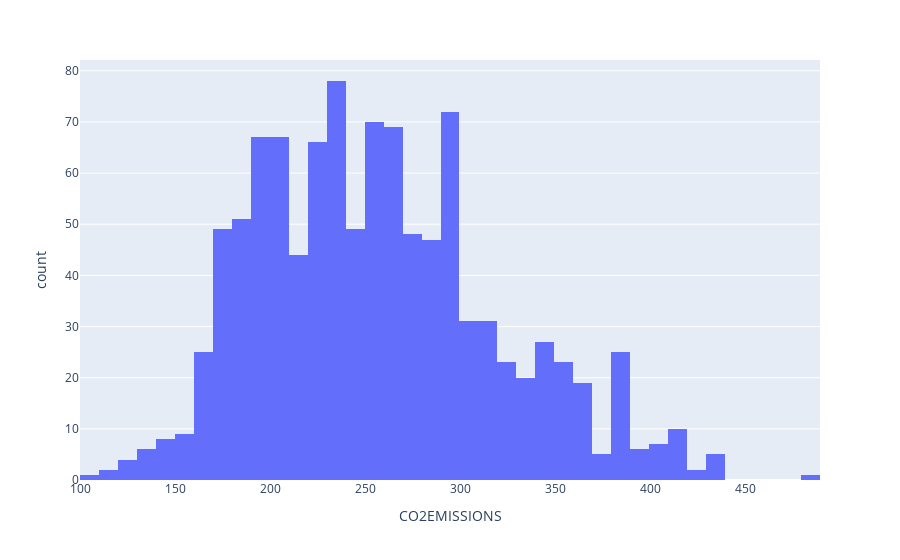
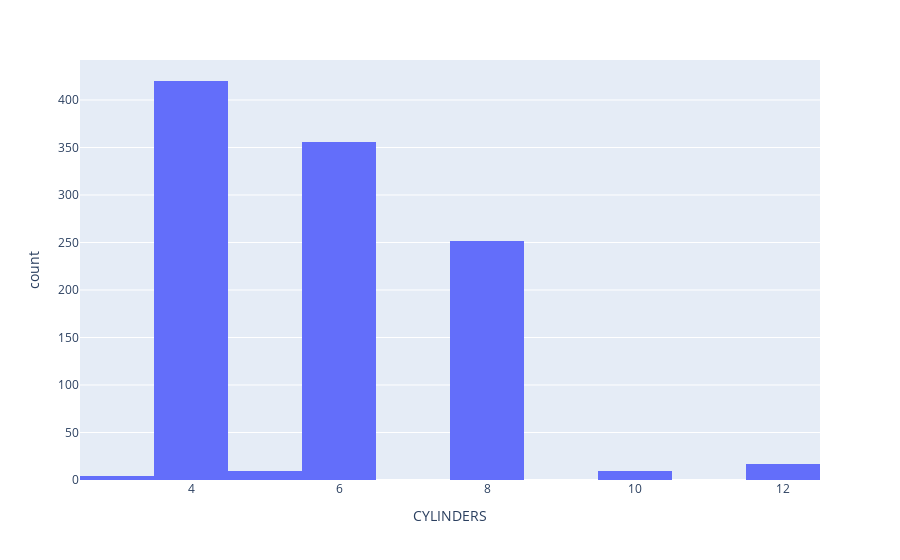
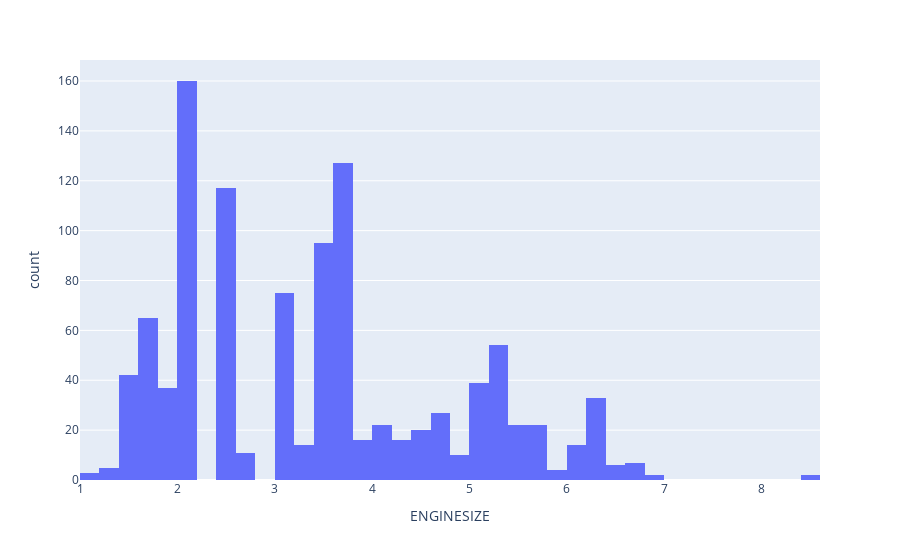
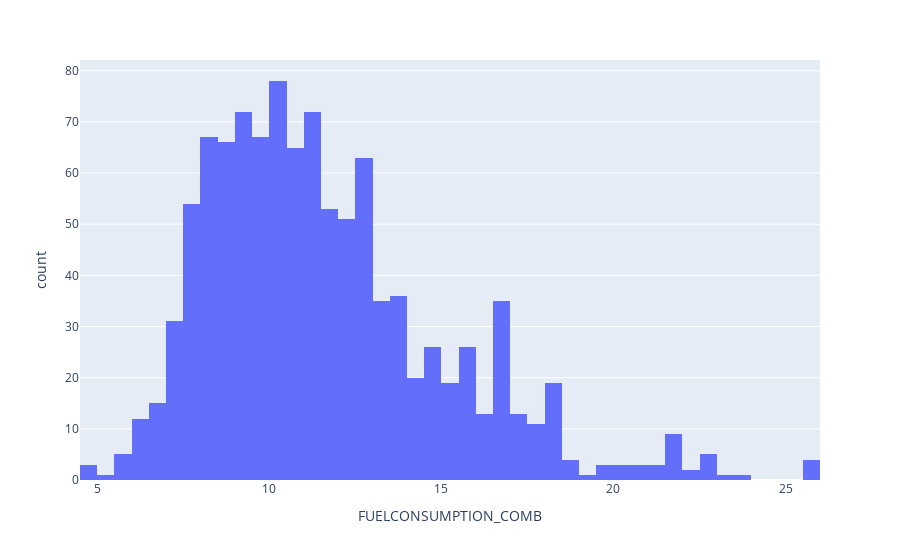

Notebook source saved alongside these figures, in order:
### Markdown cell above
### Q3 = 294 , Q1 = 207
### IQR = Q3-Q1 = 87

### Code cell
fig1 = px.histogram(df,x='CO2EMISSIONS')
fig2 = px.histogram(df,x='CYLINDERS')
fig3 = px.histogram(df,x='ENGINESIZE')
fig4 = px.histogram(df,x='FUELCONSUMPTION_COMB')
fig5 = px.histogram(df,x='FUELCONSUMPTION_CITY')
fig6 = px.histogram(df,x='FUELCONSUMPTION_HWY')
fig7 = px.histogram(df,x='FUELCONSUMPTION_COMB_MPG')

fig1.show()
fig2.show()
fig3.show()
fig4.show()
fig5.show()
fig6.show()
fig7.show()

### Figure 1 — Plotly figure (JSON) as saved in the notebook; plotly's stock layout.template omitted (floating-point values rounded to 4 significant figures; data arrays with more than 128 entries replaced by an {"elided": "..."} marker saying what was removed)
{"data": [{"alignmentgroup": "True", "bingroup": "x", "hovertemplate": "CO2EMISSIONS=%{x}<br>count=%{y}<extra></extra>", "legendgroup": "", "marker": {"color": "#636efa", "pattern": {"shape": ""}}, "name": "", "offsetgroup": "", "orientation": "v", "showlegend": false, "type": "histogram", "x": {"elided": "1067 int values"}, "xaxis": "x", "yaxis": "y"}], "layout": {"barmode": "relative", "legend": {"tracegroupgap": 0}, "margin": {"t": 60}, "xaxis": {"anchor": "y", "domain": [0, 1], "title": {"text": "CO2EMISSIONS"}}, "yaxis": {"anchor": "x", "domain": [0, 1], "title": {"text": "count"}}}}

### Figure 2 — Plotly figure (JSON) as saved in the notebook; plotly's stock layout.template omitted (floating-point values rounded to 4 significant figures; data arrays with more than 128 entries replaced by an {"elided": "..."} marker saying what was removed)
{"data": [{"alignmentgroup": "True", "bingroup": "x", "hovertemplate": "CYLINDERS=%{x}<br>count=%{y}<extra></extra>", "legendgroup": "", "marker": {"color": "#636efa", "pattern": {"shape": ""}}, "name": "", "offsetgroup": "", "orientation": "v", "showlegend": false, "type": "histogram", "x": {"elided": "1067 int values"}, "xaxis": "x", "yaxis": "y"}], "layout": {"barmode": "relative", "legend": {"tracegroupgap": 0}, "margin": {"t": 60}, "xaxis": {"anchor": "y", "domain": [0, 1], "title": {"text": "CYLINDERS"}}, "yaxis": {"anchor": "x", "domain": [0, 1], "title": {"text": "count"}}}}

### Figure 3 — Plotly figure (JSON) as saved in the notebook; plotly's stock layout.template omitted (floating-point values rounded to 4 significant figures; data arrays with more than 128 entries replaced by an {"elided": "..."} marker saying what was removed)
{"data": [{"alignmentgroup": "True", "bingroup": "x", "hovertemplate": "ENGINESIZE=%{x}<br>count=%{y}<extra></extra>", "legendgroup": "", "marker": {"color": "#636efa", "pattern": {"shape": ""}}, "name": "", "offsetgroup": "", "orientation": "v", "showlegend": false, "type": "histogram", "x": {"elided": "1067 float values"}, "xaxis": "x", "yaxis": "y"}], "layout": {"barmode": "relative", "legend": {"tracegroupgap": 0}, "margin": {"t": 60}, "xaxis": {"anchor": "y", "domain": [0, 1], "title": {"text": "ENGINESIZE"}}, "yaxis": {"anchor": "x", "domain": [0, 1], "title": {"text": "count"}}}}

### Figure 4 — Plotly figure (JSON) as saved in the notebook; plotly's stock layout.template omitted (floating-point values rounded to 4 significant figures; data arrays with more than 128 entries replaced by an {"elided": "..."} marker saying what was removed)
{"data": [{"alignmentgroup": "True", "bingroup": "x", "hovertemplate": "FUELCONSUMPTION_COMB=%{x}<br>count=%{y}<extra></extra>", "legendgroup": "", "marker": {"color": "#636efa", "pattern": {"shape": ""}}, "name": "", "offsetgroup": "", "orientation": "v", "showlegend": false, "type": "histogram", "x": {"elided": "1067 float values"}, "xaxis": "x", "yaxis": "y"}], "layout": {"barmode": "relative", "legend": {"tracegroupgap": 0}, "margin": {"t": 60}, "xaxis": {"anchor": "y", "domain": [0, 1], "title": {"text": "FUELCONSUMPTION_COMB"}}, "yaxis": {"anchor": "x", "domain": [0, 1], "title": {"text": "count"}}}}
